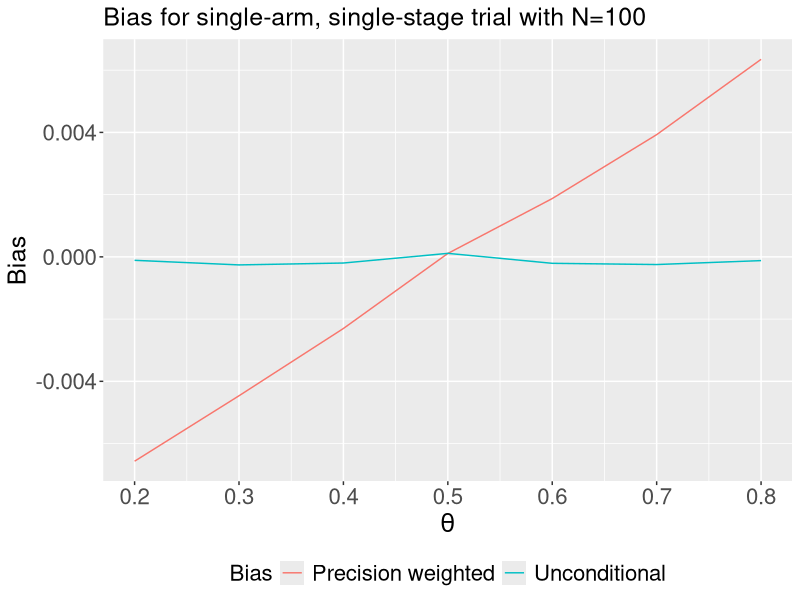
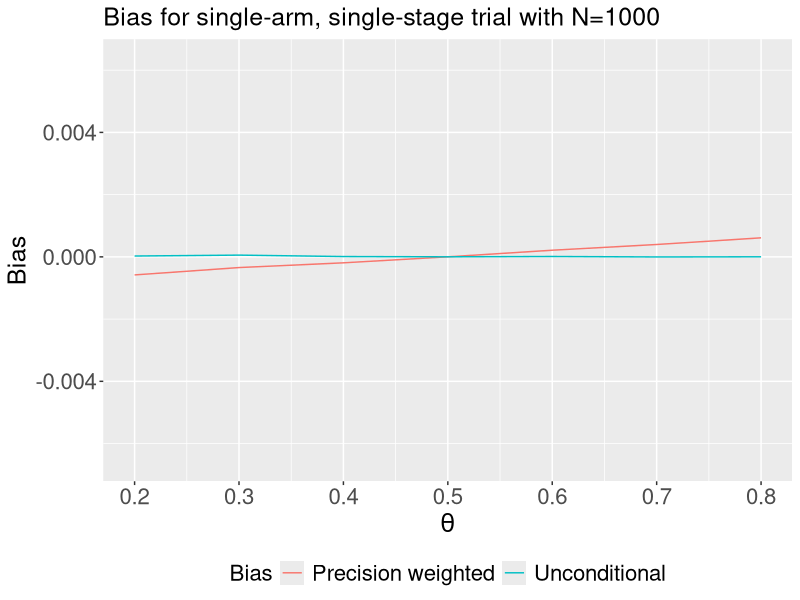
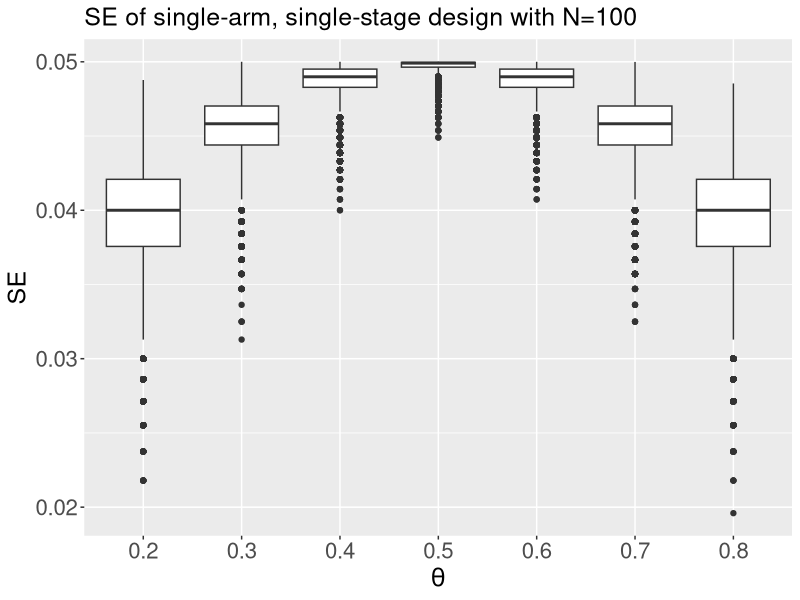

Generate these figures, in order, with R:
## ---- chunk 1
knitr::opts_chunk$set(
  collapse = TRUE,
  dev='png',
  fig.path="figures/",
  comment = "#>"
)
## ---- chunk 2
#library(pwb)
library(ggplot2)
## ---- chunk 3
# Simulate single-stage design:
nsims <- 1e5
N <- 100
theta.vec <- seq(0.2, 0.8, 0.1)
unadjusted <- pwbias <- numeric(length(theta.vec))
se.list <- vector("list", length(theta.vec))

for (i in 1:length(theta.vec)) {
  responses <- rbinom(nsims, N, theta.vec[i])
  theta.hat <- responses/N
  unadjusted[i] <- mean(theta.hat-theta.vec[i])
  se <- sqrt(theta.hat*(1-theta.hat)/N)
  pwbias[i] <- weighted.mean(x=theta.hat-theta.vec[i], w=1/se^2)
  se.list[[i]] <- se
}

dat <- data.frame(theta=rep(theta.vec, times=2),
                  bias=c(unadjusted, pwbias),
                  type=rep(c("Unconditional", "Precision weighted"), each=length(theta.vec)))

se.df <- data.frame(se=unlist(se.list),
                    theta=rep(as.character(theta.vec), each=nsims))
## ---- chunk 4
    theme_update(axis.text=element_text(size=16),
          axis.title=element_text(size=18),
          legend.text=element_text(size=16),
          legend.title=element_text(size=16),
          plot.title=element_text(size=18))
ggplot(data=dat, mapping=aes(x=theta, y=bias, col=type))+
  geom_line()+
  labs(title="Bias for single-arm, single-stage trial with N=100")+
    scale_x_continuous(breaks=theta.vec)+
    scale_y_continuous(limits = range(dat$bias, na.rm=T))+
    theme(legend.position="bottom", legend.title=element_text())+
  ylab("Bias")+
  xlab(expression(theta))+
  guides(col=guide_legend(title="Bias"))
## ---- chunk 5
N <- 1000
unadjusted <- pwbias <- numeric(length(theta.vec))

for (i in 1:length(theta.vec)) {
  responses <- rbinom(nsims, N, theta.vec[i])
  theta.hat <- responses/N
  unadjusted[i] <- mean(theta.hat-theta.vec[i])
  se <- sqrt(theta.hat*(1-theta.hat)/N)
  pwbias[i] <- weighted.mean(x=theta.hat-theta.vec[i], w=1/se^2)
}

dat1000 <- data.frame(theta=rep(theta.vec, times=2),
                  bias=c(unadjusted, pwbias),
                  type=rep(c("Unconditional", "Precision weighted"), each=length(theta.vec)))

ggplot(data=dat1000, mapping=aes(x=theta, y=bias, col=type))+
  geom_line()+
  labs(title="Bias for single-arm, single-stage trial with N=1000")+
    scale_x_continuous(breaks=theta.vec)+
    scale_y_continuous(limits = range(dat$bias, na.rm=T))+
  theme(legend.position="bottom")+
  ylab("Bias")+
  xlab(expression(theta))+
  guides(col=guide_legend(title="Bias"))

## ---- chunk 6
ggplot(data=se.df, mapping=aes(x=theta, y=se))+
  geom_boxplot()+
  xlab(expression(theta))+
  ylab("SE")+
  labs(title="SE of single-arm, single-stage design with N=100")
